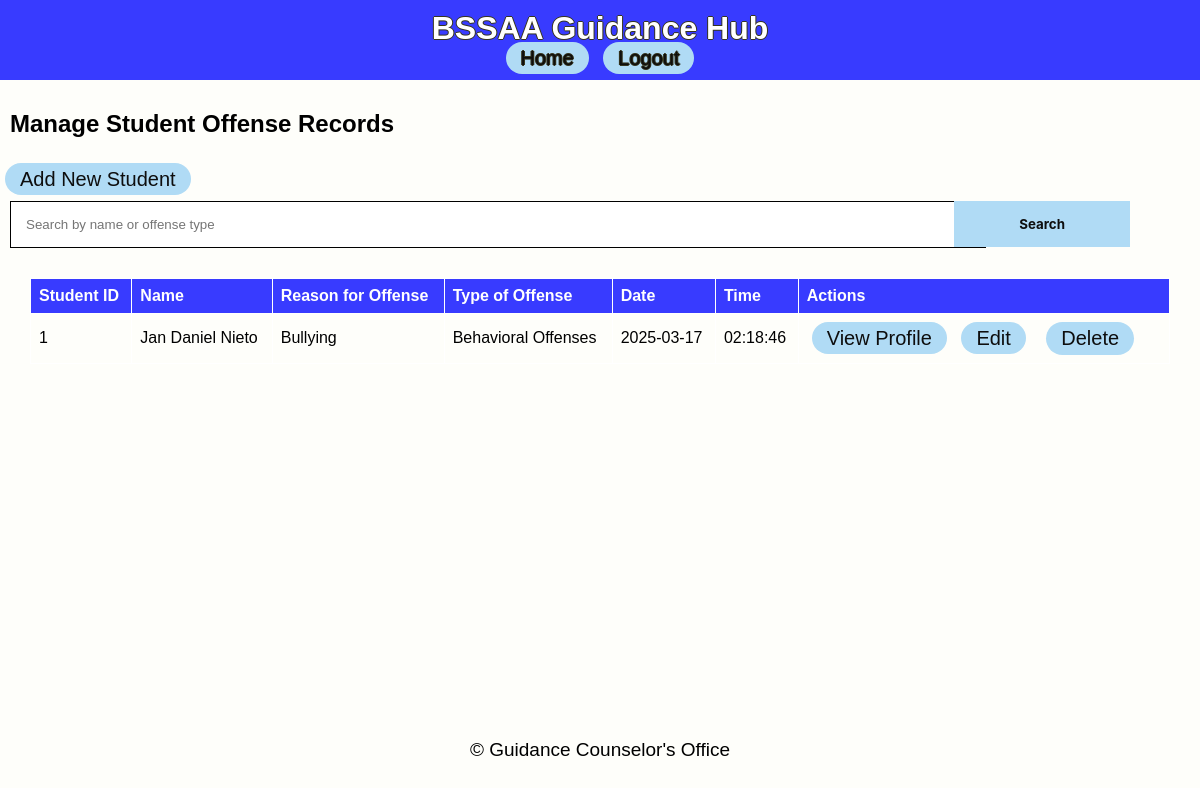
Before: /manage_records with the older database file.
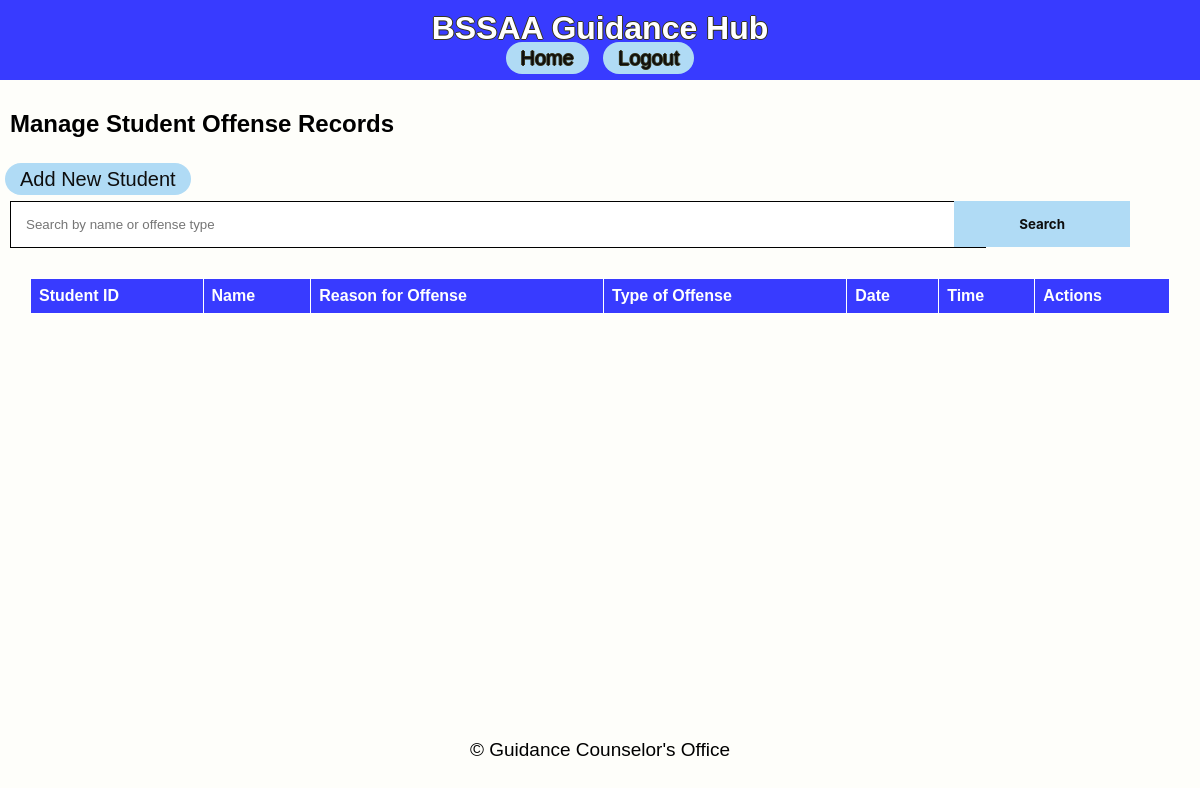
After: the same page with the newer database file.
### app/models.py (models this page shows)
class OffenseRecord(db.Model):
    id = db.Column(db.Integer, primary_key=True)
    student_id = db.Column(db.Integer, db.ForeignKey('student_record.id'), nullable=False)
    offense_type = db.Column(db.String(100), nullable=False)
    reason = db.Column(db.String(200), nullable=False)
    additional_info = db.Column(db.Text, nullable=True)
    date_time = db.Column(db.DateTime, default=datetime.utcnow)

class StudentRecord(db.Model):
    id = db.Column(db.Integer, primary_key=True)
    lrn = db.Column(db.String(12), nullable=False, unique=True)
    name = db.Column(db.String(100), nullable=False)
    grade_section = db.Column(db.String(50), nullable=False)
    birthdate = db.Column(db.Date, nullable=False)
    age = db.Column(db.Integer, nullable=False)
    mother_tongue = db.Column(db.String(50), nullable=False)
    ethnic_group = db.Column(db.String(50), nullable=True)
    religion = db.Column(db.String(50), nullable=False)
    address_house_no = db.Column(db.String(100), nullable=False)
    address_barangay = db.Column(db.String(100), nullable=False)
    address_city = db.Column(db.String(100), nullable=False)
    address_province = db.Column(db.String(100), nullable=False)
    mother_name = db.Column(db.String(100), nullable=False)
    father_name = db.Column(db.String(100), nullable=False)
    guardian_name = db.Column(db.String(100), nullable=True)
    offenses = db.relationship('OffenseRecord', backref='student', cascade='all, delete-orphan', lazy=True)

### app/routes.py (the view)
@main.route('/manage_records')
def manage_records():
    search = request.args.get('search')
    if search:
        records = OffenseRecord.query.join(StudentRecord).filter(
            (StudentRecord.name.ilike(f'%{search}%')) |
            (OffenseRecord.offense_type.ilike(f'%{search}%')) |
            (StudentRecord.lrn.ilike(f'%{search}%'))
        ).all()
    else:
        records = OffenseRecord.query.all()
    return render_template('manage_records.html', records=records)

### app/templates/manage_records.html
{% extends 'base.html' %}
{% block content %}
<h2>Manage Student Offense Records</h2>
<a href="{{ url_for('main.add_student') }}" class="capsule-button">Add New Student</a>
<form method="GET" action="{{ url_for('main.manage_records') }}">
    <input class="searchbox" type="text" name="search" placeholder="Search by name or offense type" value="{{ request.args.get('search', '') }}">
    <button type="submit">Search</button>
</form>
<table>
    <thead>
        <tr>
            <th>Student ID</th>
            <th>Name</th>
            <th>Reason for Offense</th>
            <th>Type of Offense</th>
            <th>Date</th>
            <th>Time</th>
            <th>Actions</th>
        </tr>
    </thead>
    <tbody>
        {% for offense in records %}
        <tr>
            <td>{{ offense.student_id }}</td>
            <td>{{ offense.student.name }}</td>
            <td>{{ offense.reason }}</td>
            <td>{{ offense.offense_type }}</td>
            <td>{{ offense.date_time.strftime('%Y-%m-%d') }}</td>
            <td>{{ offense.date_time.strftime('%H:%M:%S') }}</td>
            <td>
                <a href="{{ url_for('main.view_profile', student_id=offense.student_id) }}">View Profile</a>
                <a href="{{ url_for('main.edit_offense', offense_id=offense.id) }}">Edit</a>
                <form action="{{ url_for('main.delete_offense', offense_id=offense.id) }}" method="POST" style="display:inline;">
                    <button class="inline" type="inlinesubmit" onclick="return confirm('Are you sure you want to delete this record?');">Delete</button>
                </form>
            </td>
        </tr>
        {% endfor %}
    </tbody>
</table>
{% endblock %}

Changed rows visible on the page:
removed OffenseRecord: student_id "1", student.name "Jan Daniel Nieto", reason "Bullying", offense_type "Behavioral Offenses", date_time "2025-03-17", date_time "02:18:46"
